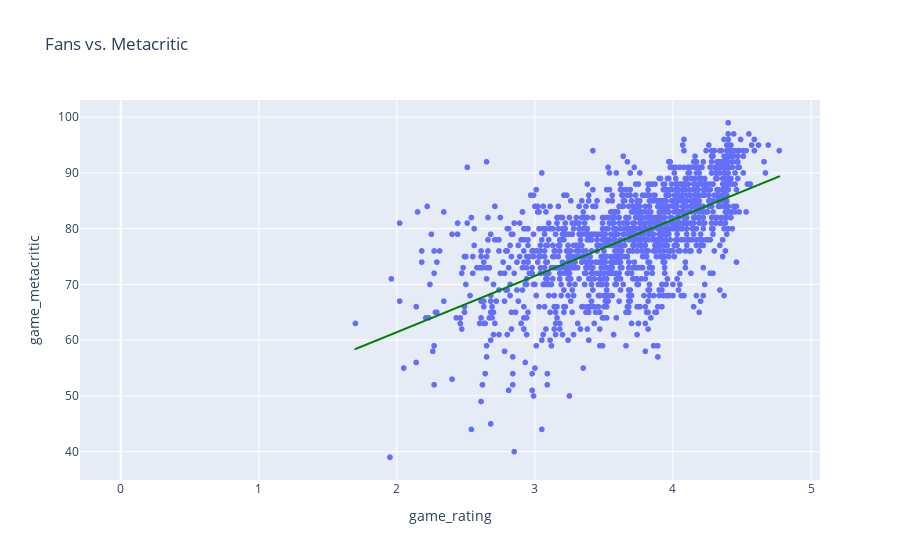

Notebook code for this chart:
### Code cell
x

### Figure 1 — Plotly figure (JSON) as saved in the notebook; plotly's stock layout.template omitted (floating-point values rounded to 4 significant figures; data arrays with more than 128 entries replaced by an {"elided": "..."} marker saying what was removed)
{"data": [{"hovertemplate": "game_rating=%{x}<br>game_metacritic=%{y}<extra></extra>", "legendgroup": "", "marker": {"color": "#636efa", "symbol": "circle"}, "mode": "markers", "name": "", "showlegend": false, "type": "scattergl", "x": {"elided": "1980 float values"}, "xaxis": "x", "y": {"elided": "1980 int values"}, "yaxis": "y"}, {"hovertemplate": "<b>OLS trendline</b><br>game_metacritic = 10.0853 * game_rating + 41.2666<br>R<sup>2</sup>=0.384561<br><br>game_rating=%{x}<br>game_metacritic=%{y} <b>(trend)</b><extra></extra>", "legendgroup": "", "line": {"color": "green"}, "marker": {"color": "#636efa", "symbol": "circle"}, "mode": "lines", "name": "", "showlegend": false, "type": "scattergl", "x": {"elided": "1578 float values"}, "xaxis": "x", "y": {"elided": "1578 float values"}, "yaxis": "y"}], "layout": {"legend": {"tracegroupgap": 0}, "title": {"text": "Fans vs. Metacritic"}, "xaxis": {"anchor": "y", "domain": [0, 1], "title": {"text": "game_rating"}}, "yaxis": {"anchor": "x", "domain": [0, 1], "title": {"text": "game_metacritic"}}}}
